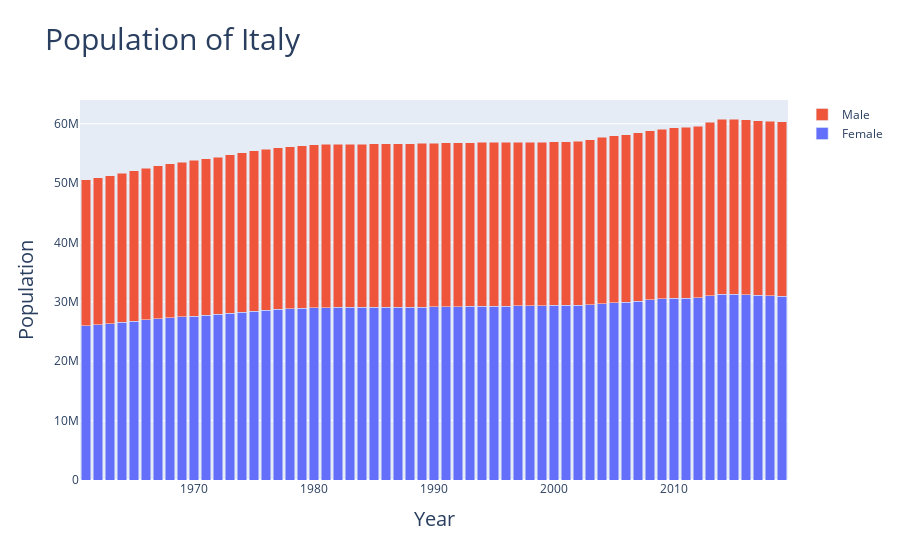

Source (notebook cell):
### Code cell
italy_fe_population = [25964789.0, 26138706.0, 26327740.0, 26541784.0, 26761059.0, 26962781.0, 27150216.0, 27313588.0,
                       27461125.0, 27601465.0, 27727502.0, 27884366.0, 28075511.0, 28264021.0, 28440396.0, 28593188.0, 
                       28728395.0, 28844774.0, 28938963.0, 29003779.0, 29037088.0, 29051541.0, 29052240.0, 29050056.0, 
                       29053777.0, 29055645.0, 29062997.0, 29084322.0, 29114370.0, 29146541.0, 29173243.0, 29198819.0, 
                       29223132.0, 29238360.0, 29252149.0, 29279269.0, 29318010.0, 29349203.0, 29369602.0, 29386547.0, 
                       29391908.0, 29412462.0, 29515905.0, 29686364.0, 29825093.0, 29924053.0, 30098000.0, 30326738.0, 
                       30489592.0, 30596015.0, 30647051.0, 30716752.0, 31053693.0, 31315785.0, 31262660.0, 31188515.0, 
                       31121471.0, 31042688.0, 30959312.0
                      ]

italy_ma_population = [24571561.0, 24740744.0, 24924260.0, 25133566.0, 25351291.0, 25556219.0, 25750284.0, 25922162.0,
                       26076825.0, 26220385.0, 26345988.0, 26496979.0, 26675895.0, 26846847.0, 27000605.0, 27125072.0, 
                       27227016.0, 27310369.0, 27378786.0, 27430104.0, 27464587.0, 27492007.0, 27511834.0, 27526662.0, 
                       27539294.0, 27540510.0, 27538934.0, 27544966.0, 27557411.0, 27572699.0, 27585278.0, 27598268.0, 
                       27608689.0, 27605040.0, 27592154.0, 27581012.0, 27572362.0, 27557541.0, 27546715.0, 27555561.0, 
                       27582192.0, 27646545.0, 27797298.0, 27998963.0, 28144391.0, 28219926.0, 28340310.0, 28499993.0, 
                       28605773.0, 28681402.0, 28732398.0, 28822965.0, 29180255.0, 29473355.0, 29467922.0, 29438983.0, 
                       29415238.0, 29379072.0, 29338084.0
                      ]
fig4 = go.Figure(go.Bar(x=x, y=italy_fe_population, name='Female'))
fig4.add_trace(go.Bar(x=x, y=italy_ma_population, name='Male'))

fig4.update_layout(barmode='stack', xaxis = dict(title='Year', titlefont_size=20),
                  yaxis = dict(title='Population', titlefont_size=20), title = "Population of Italy", titlefont_size=30)
fig4.show()
